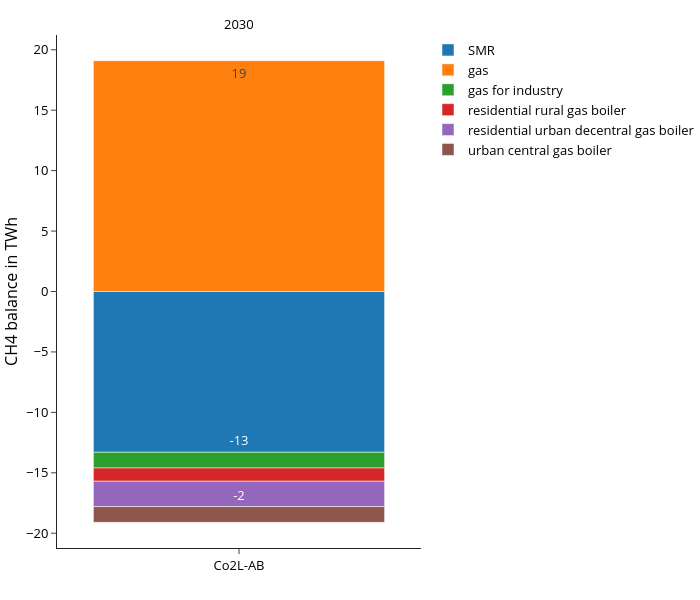

Notebook code for this chart:
### Code cell
fig = px.bar(
    df, 
    **fig_kwargs,
    #color_discrete_map=colors["gas"],
    category_orders={
        #"variable":list(colors["gas"].keys())
        "scen": scen_order
        },
    #facet_col_spacing=0.1,
    labels={"value":"CH4 balance in TWh","year":"",
            "variable":"", 
            "scen":""},

)
update_layout(fig)

print("Totals per scenario and year:", demand_sum_df)
fig.show()
#save_plotly_fig(df, fig, fig, sdir, f"{idx_group_name}_CH4_balance_TWh")

### Figure 1 — Plotly figure (JSON) as saved in the notebook; plotly's stock layout.template omitted (floating-point values rounded to 4 significant figures)
{"data": [{"hovertemplate": "=%{x}<br>CH4 balance in TWh=%{text}<extra></extra>", "legendgroup": "SMR", "marker": {"color": "#1F77B4", "pattern": {"shape": ""}}, "name": "SMR", "orientation": "v", "showlegend": true, "text": [-13.3], "textangle": 0, "textposition": "inside", "texttemplate": "%{y:.0f}", "type": "bar", "x": ["Co2L-AB"], "xaxis": "x", "y": [-13.3], "yaxis": "y"}, {"hovertemplate": "=%{x}<br>CH4 balance in TWh=%{text}<extra></extra>", "legendgroup": "gas", "marker": {"color": "#FF7F0E", "pattern": {"shape": ""}}, "name": "gas", "orientation": "v", "showlegend": true, "text": [19.1], "textangle": 0, "textposition": "inside", "texttemplate": "%{y:.0f}", "type": "bar", "x": ["Co2L-AB"], "xaxis": "x", "y": [19.1], "yaxis": "y"}, {"hovertemplate": "=%{x}<br>CH4 balance in TWh=%{text}<extra></extra>", "legendgroup": "gas for industry", "marker": {"color": "#2CA02C", "pattern": {"shape": ""}}, "name": "gas for industry", "orientation": "v", "showlegend": true, "text": [-1.3], "textangle": 0, "textposition": "inside", "texttemplate": "%{y:.0f}", "type": "bar", "x": ["Co2L-AB"], "xaxis": "x", "y": [-1.3], "yaxis": "y"}, {"hovertemplate": "=%{x}<br>CH4 balance in TWh=%{text}<extra></extra>", "legendgroup": "residential rural gas boiler", "marker": {"color": "#D62728", "pattern": {"shape": ""}}, "name": "residential rural gas boiler", "orientation": "v", "showlegend": true, "text": [-1.1], "textangle": 0, "textposition": "inside", "texttemplate": "%{y:.0f}", "type": "bar", "x": ["Co2L-AB"], "xaxis": "x", "y": [-1.1], "yaxis": "y"}, {"hovertemplate": "=%{x}<br>CH4 balance in TWh=%{text}<extra></extra>", "legendgroup": "residential urban decentral gas boiler", "marker": {"color": "#9467BD", "pattern": {"shape": ""}}, "name": "residential urban decentral gas boiler", "orientation": "v", "showlegend": true, "text": [-2.1], "textangle": 0, "textposition": "inside", "texttemplate": "%{y:.0f}", "type": "bar", "x": ["Co2L-AB"], "xaxis": "x", "y": [-2.1], "yaxis": "y"}, {"hovertemplate": "=%{x}<br>CH4 balance in TWh=%{text}<extra></extra>", "legendgroup": "urban central gas boiler", "marker": {"color": "#8C564B", "pattern": {"shape": ""}}, "name": "urban central gas boiler", "orientation": "v", "showlegend": true, "text": [-1.3], "textangle": 0, "textposition": "inside", "texttemplate": "%{y:.0f}", "type": "bar", "x": ["Co2L-AB"], "xaxis": "x", "y": [-1.3], "yaxis": "y"}], "layout": {"annotations": [{"font": {}, "showarrow": false, "text": "2030", "x": 0.5, "xanchor": "center", "xref": "paper", "y": 1, "yanchor": "bottom", "yref": "paper"}], "barmode": "relative", "height": 600, "legend": {"title": {"text": ""}, "tracegroupgap": 0}, "width": 700, "xaxis": {"anchor": "y", "categoryarray": [], "categoryorder": "array", "domain": [0, 1], "title": {"text": ""}}, "yaxis": {"anchor": "x", "domain": [0, 1], "title": {"text": "CH4 balance in TWh"}}}}
